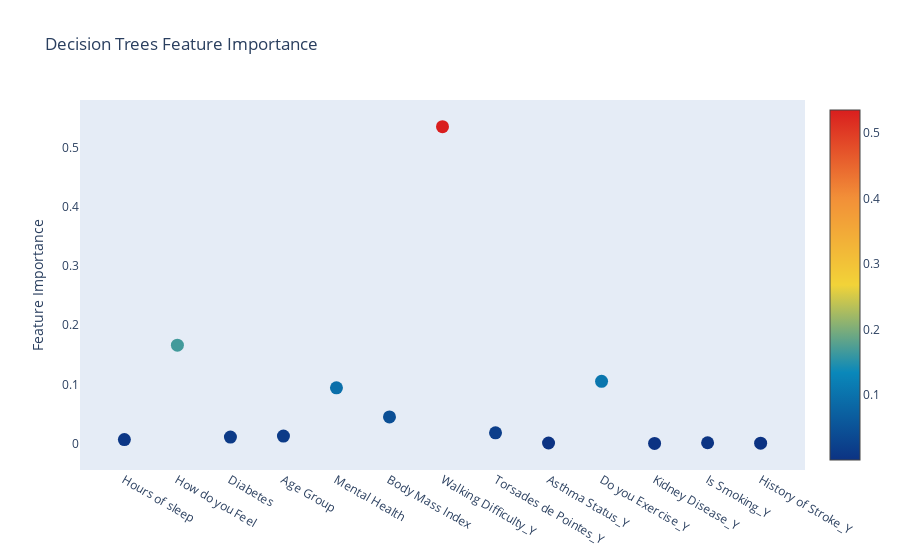

The code cell stored with this chart in its notebook:
### Markdown cell above
After tuning our decision tree model, we've seen a noticeable improvement in its ability to predict physical health scores. The R-squared values for both training and test sets are now above 0.5, which means the model explains more than half of the variance in the data. The Mean Absolute Error has also decreased, around 4 for both datasets, indicating a tighter prediction range compared to the untuned model.

These enhancements affirm that our efforts in fine-tuning the model parameters were worthwhile and that our model is becoming more adept at generalizing its predictions to unseen data. The results also reinforce the decision to discard the non-representative zero values from our dataset, as we continue to see better model performance without them.

Encouraged by the improved performance post-tuning, we will next examine the feature importance plot generated by the decision tree model. This will offer valuable insights into which variables most significantly impact physical health scores in decision trees!

### Code cell
import plotly.offline as py
import plotly.graph_objs as go


# Scatter plot 
trace = go.Scatter(
    y = best_tree_reg.feature_importances_,
    x = X.columns,
    mode = 'markers',
    marker = dict(
        sizemode = 'diameter',
        sizeref = 1,
        size = 13,
        #size= rf.feature_importances_,
        #color = np.random.randn(500), #set color equal to a variable
        color = best_tree_reg.feature_importances_,
        colorscale = 'Portland',
        showscale = True
    ),
    text = X.columns
)
data = [trace]

layout = go.Layout(
    autosize = True,
    title = 'Decision Trees Feature Importance',
    hovermode = 'closest',
    xaxis = dict(
        ticklen = 5,
        showgrid = False,
        zeroline = False,
        showline = False
    ),
    yaxis = dict(
        title = 'Feature Importance',
        showgrid = False,
        zeroline = False,
        ticklen = 5,
        gridwidth = 2
    ),
    showlegend = False
)
fig = go.Figure(data = data, layout = layout)
py.iplot(fig, filename = 'scatter_rfclf_01')

### Figure 1 — Plotly figure (JSON) as saved in the notebook; plotly's stock layout.template omitted (floating-point values rounded to 4 significant figures)
{"data": [{"marker": {"color": [0.00693, 0.1663, 0.01121, 0.01287, 0.09428, 0.04525, 0.5351, 0.01836, 0.001192, 0.1054, 0.0005702, 0.001613, 0.0009218], "colorscale": [[0, "rgb(12,51,131)"], [0.25, "rgb(10,136,186)"], [0.5, "rgb(242,211,56)"], [0.75, "rgb(242,143,56)"], [1, "rgb(217,30,30)"]], "showscale": true, "size": 13, "sizemode": "diameter", "sizeref": 1}, "mode": "markers", "text": ["Hours of sleep", "How do you Feel", "Diabetes", "Age Group", "Mental Health", "Body Mass Index", "Walking Difficulty_Y", "Torsades de Pointes_Y", "Asthma Status_Y", "Do you Exercise_Y", "Kidney Disease_Y", "Is Smoking_Y", "History of Stroke_Y"], "type": "scatter", "x": ["Hours of sleep", "How do you Feel", "Diabetes", "Age Group", "Mental Health", "Body Mass Index", "Walking Difficulty_Y", "Torsades de Pointes_Y", "Asthma Status_Y", "Do you Exercise_Y", "Kidney Disease_Y", "Is Smoking_Y", "History of Stroke_Y"], "y": [0.00693, 0.1663, 0.01121, 0.01287, 0.09428, 0.04525, 0.5351, 0.01836, 0.001192, 0.1054, 0.0005702, 0.001613, 0.0009218]}], "layout": {"autosize": true, "hovermode": "closest", "showlegend": false, "title": {"text": "Decision Trees Feature Importance"}, "xaxis": {"showgrid": false, "showline": false, "ticklen": 5, "zeroline": false}, "yaxis": {"gridwidth": 2, "showgrid": false, "ticklen": 5, "title": {"text": "Feature Importance"}, "zeroline": false}}}
